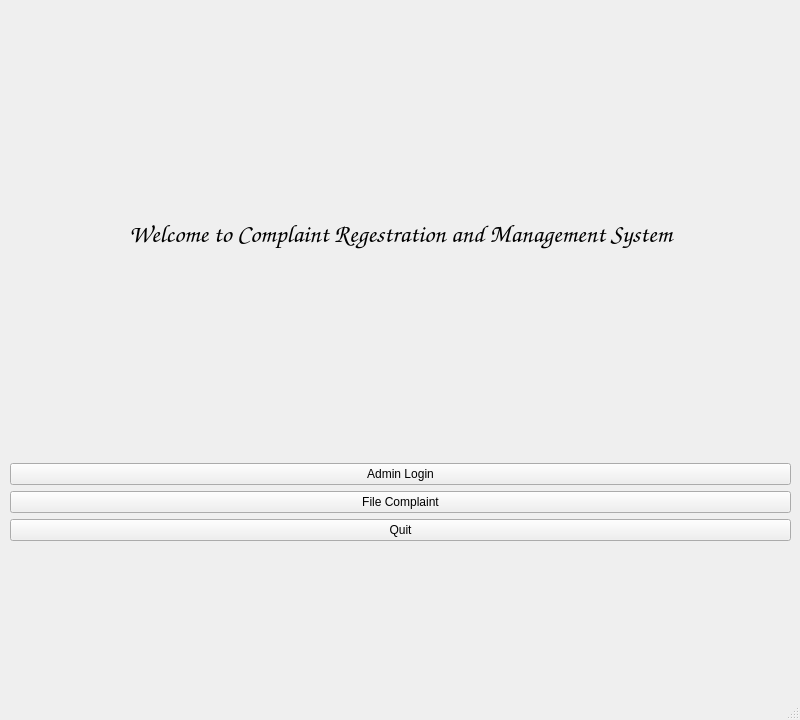
<?xml version="1.0" encoding="UTF-8"?>
<ui version="4.0">
 <class>MainWindow</class>
 <widget class="QMainWindow" name="MainWindow">
  <property name="geometry">
   <rect>
    <x>0</x>
    <y>0</y>
    <width>800</width>
    <height>720</height>
   </rect>
  </property>
  <property name="windowTitle">
   <string>MainWindow</string>
  </property>
  <widget class="QWidget" name="centralwidget">
   <widget class="QWidget" name="verticalLayoutWidget">
    <property name="geometry">
     <rect>
      <x>10</x>
      <y>10</y>
      <width>781</width>
      <height>531</height>
     </rect>
    </property>
    <layout class="QVBoxLayout" name="verticalLayout">
     <item>
      <widget class="QLabel" name="label">
       <property name="font">
        <font>
         <family>Comic Sans MS</family>
         <pointsize>19</pointsize>
         <weight>75</weight>
         <bold>true</bold>
        </font>
       </property>
       <property name="text">
        <string>Welcome to Complaint Regestration and Management System</string>
       </property>
       <property name="alignment">
        <set>Qt::AlignCenter</set>
       </property>
      </widget>
     </item>
     <item>
      <widget class="QPushButton" name="loginAdmin">
       <property name="text">
        <string>Admin Login</string>
       </property>
      </widget>
     </item>
     <item>
      <widget class="QPushButton" name="fileComplaint">
       <property name="text">
        <string>File Complaint</string>
       </property>
      </widget>
     </item>
     <item>
      <widget class="QPushButton" name="quitButton">
       <property name="text">
        <string>Quit</string>
       </property>
      </widget>
     </item>
    </layout>
   </widget>
  </widget>
  <widget class="QMenuBar" name="menubar">
   <property name="geometry">
    <rect>
     <x>0</x>
     <y>0</y>
     <width>800</width>
     <height>28</height>
    </rect>
   </property>
  </widget>
  <widget class="QStatusBar" name="statusbar"/>
 </widget>
 <resources/>
 <connections/>
</ui>
